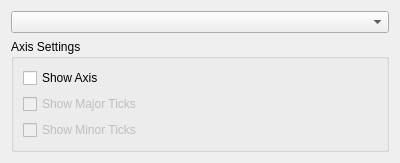
<?xml version="1.0" encoding="UTF-8"?>
<ui version="4.0">
 <class>AxisSettings</class>
 <widget class="QWidget" name="AxisSettings">
  <property name="geometry">
   <rect>
    <x>0</x>
    <y>0</y>
    <width>400</width>
    <height>154</height>
   </rect>
  </property>
  <property name="windowTitle">
   <string>Form</string>
  </property>
  <layout class="QVBoxLayout" name="verticalLayout">
   <item>
    <widget class="QComboBox" name="axisSelection"/>
   </item>
   <item>
    <widget class="QGroupBox" name="axisBox">
     <property name="title">
      <string>Axis Settings</string>
     </property>
     <layout class="QVBoxLayout" name="verticalLayout_2">
      <item>
       <widget class="QCheckBox" name="axisVisibility">
        <property name="text">
         <string>Show Axis</string>
        </property>
       </widget>
      </item>
      <item>
       <widget class="QCheckBox" name="majorTicks">
        <property name="enabled">
         <bool>false</bool>
        </property>
        <property name="text">
         <string>Show Major Ticks</string>
        </property>
       </widget>
      </item>
      <item>
       <widget class="QCheckBox" name="minorTicks">
        <property name="enabled">
         <bool>false</bool>
        </property>
        <property name="text">
         <string>Show Minor Ticks</string>
        </property>
       </widget>
      </item>
      <item>
       <spacer name="verticalSpacer">
        <property name="orientation">
         <enum>Qt::Vertical</enum>
        </property>
        <property name="sizeHint" stdset="0">
         <size>
          <width>20</width>
          <height>40</height>
         </size>
        </property>
       </spacer>
      </item>
     </layout>
    </widget>
   </item>
  </layout>
 </widget>
 <resources/>
 <connections/>
</ui>
